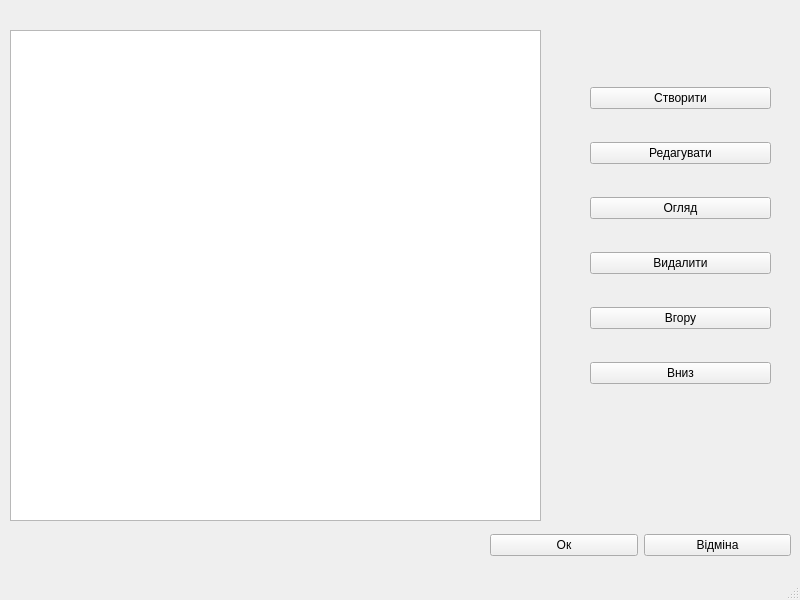
<?xml version="1.0" encoding="UTF-8"?>
<ui version="4.0">
 <class>EditWindow</class>
 <widget class="QMainWindow" name="EditWindow">
  <property name="geometry">
   <rect>
    <x>0</x>
    <y>0</y>
    <width>800</width>
    <height>600</height>
   </rect>
  </property>
  <property name="windowTitle">
   <string>Редагувати</string>
  </property>
  <widget class="QWidget" name="centralwidget">
   <widget class="QListView" name="listView">
    <property name="geometry">
     <rect>
      <x>10</x>
      <y>30</y>
      <width>531</width>
      <height>491</height>
     </rect>
    </property>
   </widget>
   <widget class="QWidget" name="verticalLayoutWidget">
    <property name="geometry">
     <rect>
      <x>590</x>
      <y>60</y>
      <width>181</width>
      <height>351</height>
     </rect>
    </property>
    <layout class="QVBoxLayout" name="verticalLayout">
     <item>
      <widget class="QPushButton" name="pushButton">
       <property name="text">
        <string>Створити</string>
       </property>
      </widget>
     </item>
     <item>
      <widget class="QPushButton" name="pushButton_2">
       <property name="text">
        <string>Редагувати</string>
       </property>
      </widget>
     </item>
     <item>
      <widget class="QPushButton" name="pushButton_3">
       <property name="text">
        <string>Огляд</string>
       </property>
      </widget>
     </item>
     <item>
      <widget class="QPushButton" name="pushButton_4">
       <property name="text">
        <string>Видалити</string>
       </property>
      </widget>
     </item>
     <item>
      <widget class="QPushButton" name="pushButton_5">
       <property name="text">
        <string>Вгору</string>
       </property>
      </widget>
     </item>
     <item>
      <widget class="QPushButton" name="pushButton_6">
       <property name="text">
        <string>Вниз</string>
       </property>
      </widget>
     </item>
    </layout>
   </widget>
   <widget class="QWidget" name="horizontalLayoutWidget">
    <property name="geometry">
     <rect>
      <x>490</x>
      <y>520</y>
      <width>301</width>
      <height>51</height>
     </rect>
    </property>
    <layout class="QHBoxLayout" name="horizontalLayout">
     <item>
      <widget class="QPushButton" name="pushButton_8">
       <property name="text">
        <string>Ок</string>
       </property>
      </widget>
     </item>
     <item>
      <widget class="QPushButton" name="pushButton_9">
       <property name="text">
        <string>Відміна</string>
       </property>
      </widget>
     </item>
    </layout>
   </widget>
  </widget>
  <widget class="QStatusBar" name="statusbar"/>
 </widget>
 <resources/>
 <connections/>
</ui>
